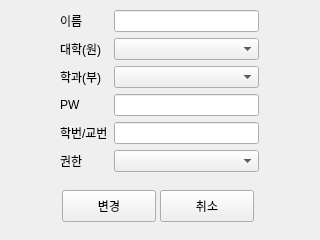
<?xml version="1.0" encoding="UTF-8"?>
<ui version="4.0">
 <class>testModal</class>
 <widget class="QWidget" name="testModal">
  <property name="windowModality">
   <enum>Qt::NonModal</enum>
  </property>
  <property name="geometry">
   <rect>
    <x>0</x>
    <y>0</y>
    <width>320</width>
    <height>240</height>
   </rect>
  </property>
  <property name="font">
   <font>
    <family>Helvetica</family>
   </font>
  </property>
  <property name="windowTitle">
   <string>CBNU Grading Management System</string>
  </property>
  <widget class="QPushButton" name="pushButton_update">
   <property name="geometry">
    <rect>
     <x>62</x>
     <y>190</y>
     <width>94</width>
     <height>32</height>
    </rect>
   </property>
   <property name="text">
    <string>변경</string>
   </property>
  </widget>
  <widget class="QWidget" name="layoutWidget">
   <property name="geometry">
    <rect>
     <x>60</x>
     <y>10</y>
     <width>199</width>
     <height>180</height>
    </rect>
   </property>
   <layout class="QFormLayout" name="formLayout">
    <item row="0" column="0">
     <layout class="QVBoxLayout" name="verticalLayout">
      <item>
       <widget class="QLabel" name="label">
        <property name="text">
         <string>이름</string>
        </property>
       </widget>
      </item>
      <item>
       <widget class="QLabel" name="label_3">
        <property name="text">
         <string>대학(원)</string>
        </property>
       </widget>
      </item>
      <item>
       <widget class="QLabel" name="label_4">
        <property name="text">
         <string>학과(부)</string>
        </property>
       </widget>
      </item>
      <item>
       <widget class="QLabel" name="label_5">
        <property name="text">
         <string>PW</string>
        </property>
       </widget>
      </item>
      <item>
       <widget class="QLabel" name="label_2">
        <property name="text">
         <string>학번/교번</string>
        </property>
       </widget>
      </item>
      <item>
       <widget class="QLabel" name="label_6">
        <property name="text">
         <string>권한</string>
        </property>
       </widget>
      </item>
     </layout>
    </item>
    <item row="0" column="1">
     <layout class="QVBoxLayout" name="verticalLayout_2">
      <item>
       <widget class="QLineEdit" name="lineEdit_name"/>
      </item>
      <item>
       <widget class="QComboBox" name="comboBox_1"/>
      </item>
      <item>
       <widget class="QComboBox" name="comboBox_2"/>
      </item>
      <item>
       <widget class="QLineEdit" name="lineEdit_pw"/>
      </item>
      <item>
       <widget class="QLineEdit" name="lineEdit_id"/>
      </item>
      <item>
       <widget class="QComboBox" name="comboBox_3"/>
      </item>
     </layout>
    </item>
   </layout>
  </widget>
  <widget class="QPushButton" name="pushButton_cancel">
   <property name="geometry">
    <rect>
     <x>160</x>
     <y>190</y>
     <width>94</width>
     <height>32</height>
    </rect>
   </property>
   <property name="text">
    <string>취소</string>
   </property>
  </widget>
 </widget>
 <resources/>
 <connections/>
</ui>
